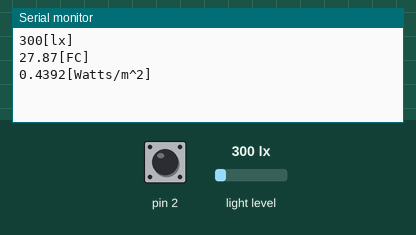
Recording of a sketch running on a simulated Arduino Uno, built with avr-gcc and run on an emulated ATmega328P. Parts: the last lines printed to the serial monitor. Wiring (inferred from the names in the program): BH1750 light sensor at I2C address 0x23. The inputs (shaded band) are chosen by the test bench; at power-on: light level 300 lx, pin 2 HIGH.

Above: at 1.5 s.
1.6 s: light level set to 40 lx
At 3.1 s:
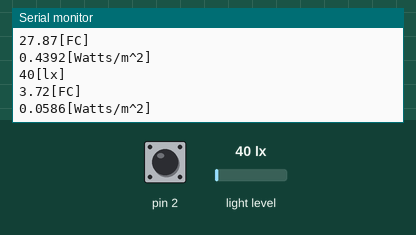
4.3 s: light level set to 500 lx
At 4.8 s:
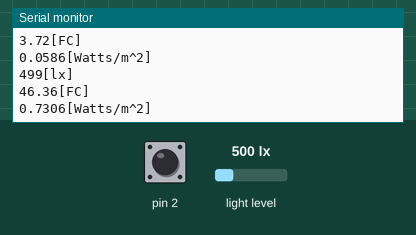
Timing chart, 0 to 7.3 s (numbered marks = the images above; inputs shaded):
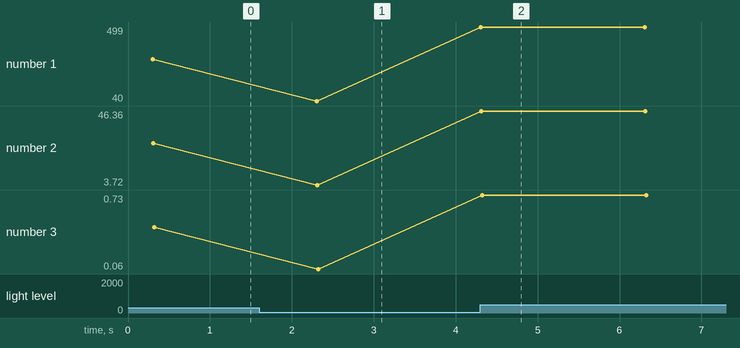

The sketch:

lux_meter.ino
```cpp
// (licence header left out)
#include "Wire.h"
#include "math.h"


int BH1750_Device = 0x23; // I2C address for light sensor
int iCheck = 0;  // iCheck = 0 for Lux, iCheck = 1 for Foot-Candles
unsigned int Lux, Scaled_FtCd;
float FtCd, Wattsm2;
int IntPin = 0;  // Pin 2
//variables to keep track of the timing of recent interrupts
unsigned long button_time = 0;
unsigned long last_button_time = 0;


void setup()
{
  Wire.begin();
  Serial.begin(9600);

  Configure_BH1750();
  //Attach the interrupt to the input pin and monitor for ANY Change
  attachInterrupt(IntPin, stateChange, FALLING);
  delay(300);

}

void loop()
{
  int i;
  Lux = BH1750_Read();
  FtCd = Lux/10.764;
  Wattsm2 = Lux/683.0;
  Serial.print(Lux,DEC);
  Serial.println("[lx]");
  Serial.print(FtCd,2);
  Serial.println("[FC]");
  Serial.print(Wattsm2,4);
  Serial.println("[Watts/m^2]");
  delay(2000);

}

unsigned int BH1750_Read() //
{
  unsigned int i=0;
  Wire.beginTransmission(BH1750_Device);
  Wire.requestFrom(BH1750_Device, 2);
  while(Wire.available()) //
  {
    i <<=8;
    i|= Wire.read();
  }
  Wire.endTransmission();
  return i/1.2;  // Convert to Lux
}


void stateChange()
{
 button_time = millis();
 if (button_time - last_button_time > 250)
 {
   iCheck = !iCheck;

   last_button_time = button_time;
 }
}

void Configure_BH1750()
{
  Wire.beginTransmission(BH1750_Device);
  Wire.write(0x10);      // Set resolution to 1 Lux
  Wire.endTransmission();
}
```

Measured:
- after the input at 1.6 s, the serial monitor: prints a new line after 0.70 s (image 1)
- after the input at 4.3 s, the serial monitor: prints a new line at once (image 2)
- plotted number 1: 300 → 40 after the input at 1.6 s, 40 → 499 after the input at 4.3 s
- plotted number 2: 27.87 → 3.72 after the input at 1.6 s, 3.72 → 46.36 after the input at 4.3 s
- plotted number 3: 0.44 → 0.06 after the input at 1.6 s, 0.06 → 0.73 after the input at 4.3 s
